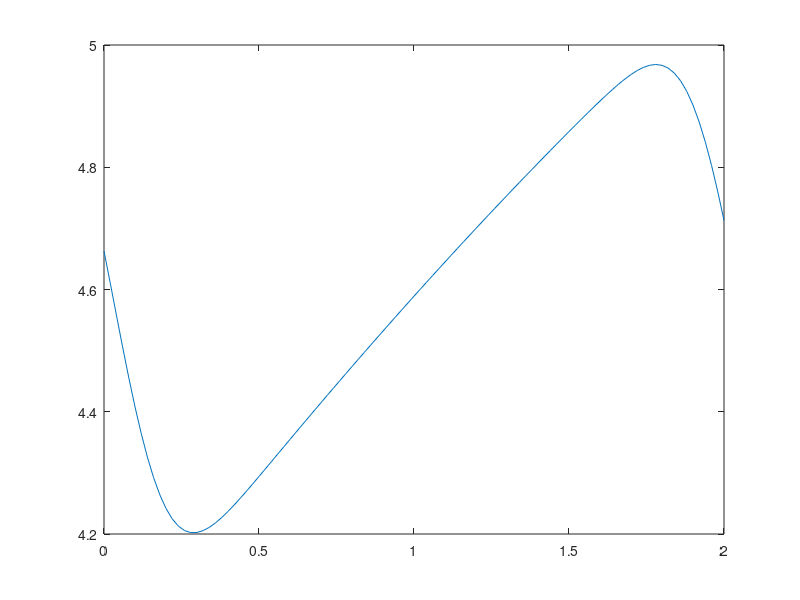

Reproduce this figure in MATLAB.
%% -------------- Step Four Lorena A. Barba - CFD ---------------------- %%
%        1-D Convection-Diffusion - du/dt +u*(du/dt) = vd^2(u)/dt^2
clear
clc
close all

% Initialization
x_lower = 0;
x_upper = 2;
nx = 101;
dx = (x_upper-x_lower)/(nx-1);
x = linspace(x_lower,x_upper,nx);
nt = 100;
vis = 0.07;
dt = dx*vis;
for i = 1:nx
    ip1(i) = i+1;
    im1(i) = i-1;
end
ip1(nx) = 1;
im1(1) = nx;

% Initial  Conditions
u = ones(1,nx);
for i = 1:nx
    phi = exp(-x(i)^2/4*vis)+exp(-(x(i)-2*pi)^2/4*vis);
    phi_prime = (-0.5/vis)*x(i)*exp(-x(i)^2/4*vis)-(0.5/vis)*(x(i)-2*pi)...
        *exp(-(x(i)-2*pi)^2/4/vis);
    u(i) = (-2*vis*phi_prime/phi)+4;
end

% Main Loop
for i = 1:nt
    un = u;
    for j = 1:nx
        u(j) = un(j)+vis*(dt/dx^2)*(un(ip1(j))-2*un(j)+un(im1(j)))-un(j)...
            *vis*(dt/dx)*(un(j)-un(im1(j)));
    end
end

plot(x,u)
